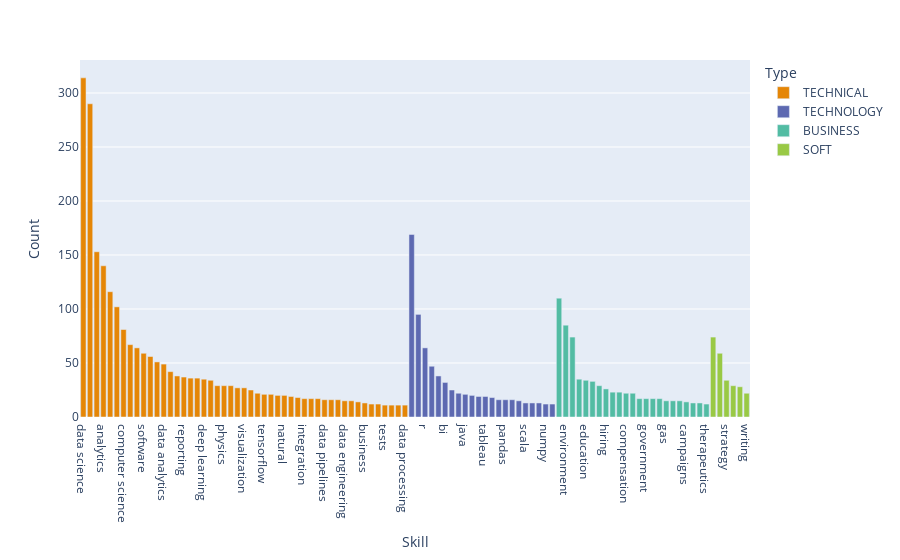

Source (notebook cell):
### Code cell
import plotly.express as px

fig = px.bar(
            df_viz2,
            x='Skill',
            y='Count',
            color='Type',
            width=900,
            color_discrete_sequence=px.colors.qualitative.Vivid
)

fig.show()

### Figure 1 — Plotly figure (JSON) as saved in the notebook; plotly's stock layout.template omitted (floating-point values rounded to 4 significant figures)
{"data": [{"alignmentgroup": "True", "hovertemplate": "Type=TECHNICAL<br>Skill=%{x}<br>Count=%{y}<extra></extra>", "legendgroup": "TECHNICAL", "marker": {"color": "rgb(229, 134, 6)", "pattern": {"shape": ""}}, "name": "TECHNICAL", "offsetgroup": "TECHNICAL", "orientation": "v", "showlegend": true, "textposition": "auto", "type": "bar", "x": ["data science", "machine learning", "ai", "analytics", "statistics", "algorithms", "computer science", "data analysis", "modeling", "software", "datasets", "mathematics", "data analytics", "data mining", "data", "reporting", "artificial intelligence", "testing", "deep learning", "optimization", "data visualization", "physics", "computing", "statistical analysis", "visualization", "forecasting", "security", "tensorflow", "data products", "economics", "natural", "dashboards", "etl", "integration", "computer vision", "data collection", "data pipelines", "software development", "language processing", "data engineering", "data management", "statistical", "business", "use cases", "prediction", "tests", "applied mathematics", "automation", "data processing"], "xaxis": "x", "y": [314, 290, 153, 140, 116, 102, 81, 67, 64, 59, 56, 51, 49, 42, 38, 37, 36, 36, 35, 34, 29, 29, 29, 27, 27, 25, 22, 21, 21, 20, 20, 19, 18, 17, 17, 17, 16, 16, 16, 15, 15, 14, 13, 12, 12, 11, 11, 11, 11], "yaxis": "y"}, {"alignmentgroup": "True", "hovertemplate": "Type=TECHNOLOGY<br>Skill=%{x}<br>Count=%{y}<extra></extra>", "legendgroup": "TECHNOLOGY", "marker": {"color": "rgb(93, 105, 177)", "pattern": {"shape": ""}}, "name": "TECHNOLOGY", "offsetgroup": "TECHNOLOGY", "orientation": "v", "showlegend": true, "textposition": "auto", "type": "bar", "x": ["python", "sql", "r", "programming", "nlp", "bi", "big data", "aws", "java", "databases", "programming languages", "tableau", "data models", "pytorch", "pandas", "hadoop", "documentation", "scala", "c", "data quality", "numpy", "pipelines"], "xaxis": "x", "y": [169, 95, 64, 47, 38, 32, 25, 22, 21, 20, 19, 19, 18, 16, 16, 16, 15, 13, 13, 13, 12, 12], "yaxis": "y"}, {"alignmentgroup": "True", "hovertemplate": "Type=BUSINESS<br>Skill=%{x}<br>Count=%{y}<extra></extra>", "legendgroup": "BUSINESS", "marker": {"color": "rgb(82, 188, 163)", "pattern": {"shape": ""}}, "name": "BUSINESS", "offsetgroup": "BUSINESS", "orientation": "v", "showlegend": true, "textposition": "auto", "type": "bar", "x": ["design", "environment", "marketing", "sales", "education", "healthcare", "finance", "hiring", "metrics", "consulting", "compensation", "manufacturing", "capital", "government", "validation", "presentations", "gas", "trading", "business value", "campaigns", "insurance", "retail", "therapeutics"], "xaxis": "x", "y": [110, 85, 74, 35, 34, 33, 29, 26, 23, 23, 22, 22, 17, 17, 17, 17, 15, 15, 15, 14, 13, 13, 12], "yaxis": "y"}, {"alignmentgroup": "True", "hovertemplate": "Type=SOFT<br>Skill=%{x}<br>Count=%{y}<extra></extra>", "legendgroup": "SOFT", "marker": {"color": "rgb(153, 201, 69)", "pattern": {"shape": ""}}, "name": "SOFT", "offsetgroup": "SOFT", "orientation": "v", "showlegend": true, "textposition": "auto", "type": "bar", "x": ["communication", "learning", "strategy", "leadership", "commercial", "writing"], "xaxis": "x", "y": [74, 59, 34, 29, 28, 22], "yaxis": "y"}], "layout": {"barmode": "relative", "legend": {"title": {"text": "Type"}, "tracegroupgap": 0}, "margin": {"t": 60}, "width": 900, "xaxis": {"anchor": "y", "domain": [0, 1], "title": {"text": "Skill"}}, "yaxis": {"anchor": "x", "domain": [0, 1], "title": {"text": "Count"}}}}
